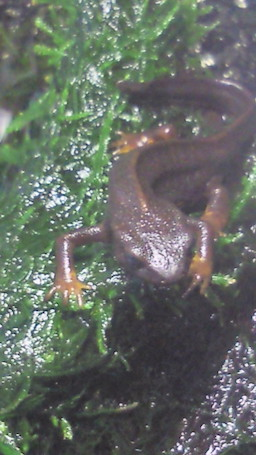
#> input picture Question_theory2/akahara_0001.jpg, 256 x 455 px, found by its file name
$ python conv_stride.py   (older library calls are emulated)
#> lines starting #> are read from the running program, lines starting #| are printed output that depends on the picture
import numpy as np
import cv2
import matplotlib.pyplot as plt

height, width = 64, 64

img = cv2.imread("akahara_0001.jpg")
#> img is the input picture: shape (455, 256, 3); mean B, G, R 101.8, 108.3, 102
img = cv2.resize(img, (width, height)).astype(np.float32)
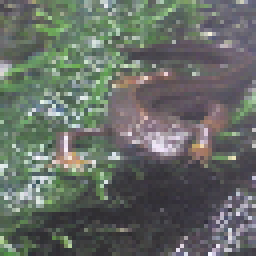
#> img: shape (64, 64, 3) float32 (shown 4 times larger); mean B, G, R 101.8, 108.3, 102
img = img.transpose(2,0,1)
in_c = img.shape[0]
#> in_c = 3

np.random.seed(0)

k_channel = 4
k_size = 3
stride = 2
kernels = np.random.normal(0, 0.01, [k_channel, k_size, k_size])

pad = np.floor(k_size / 2).astype(np.int)
pad_img = np.zeros((in_c, pad * 2 + height, pad * 2 + width), np.float32)
pad_img[..., pad: pad+height, pad: pad+width] = img

out_height = (height + pad) // stride
out_width = (width + pad) // stride

out = np.zeros((k_channel, out_height, out_width), dtype=np.float32)

for y in range(out_height):
    for x in range(out_width):
        for ki in range(k_channel):
            out[ki, y, x] = np.sum(pad_img[..., y * stride: y * stride + 3,
                                           x * stride: x * stride + 3] * kernels[ki])

for i in range(k_channel):
    plt.subplot(1,k_channel,i+1)
    plt.imshow(out[i], cmap='gray')

plt.show()
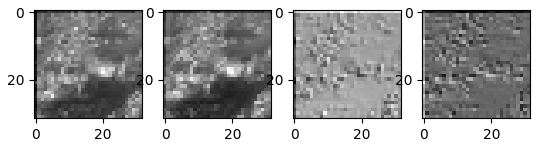
#> figure drawn by matplotlib, 4 panels
